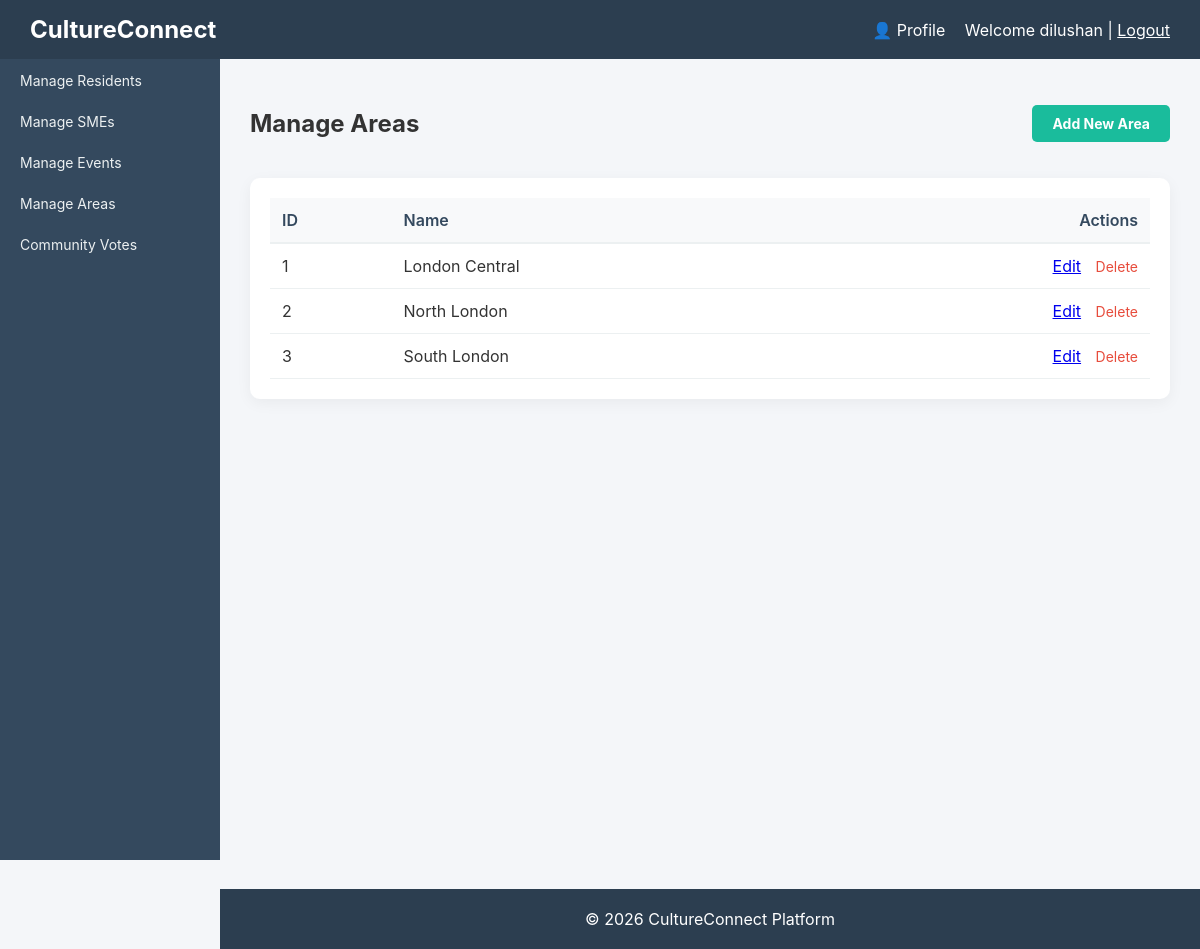
The app's page /areas (signed in) with its own data.
### tables this page shows
CREATE TABLE `areas` (
  `id` int(11) NOT NULL,
  `name` varchar(100) NOT NULL
);

### controllers/AreaController.php (called while the page is built, shortened)
<?php
require_once $_SERVER['DOCUMENT_ROOT'] . '/cultureconnect/models/Area.php';
class AreaController {
    public function index() {
        $areaModel = new Area();
        $stmt = $areaModel->readAll();
        require $_SERVER['DOCUMENT_ROOT'] . '/cultureconnect/views/areas/list_area.php';
    }
}
?>

### index.php (called while the page is built)
<?php
    require_once 'router.php';
?>

### models/Area.php (called while the page is built, shortened)
<?php
require_once $_SERVER['DOCUMENT_ROOT'] . '/cultureconnect/config/database.php';
class Area {
    private $conn;
    private $table_name = "areas";
    public function __construct() {
        $database = new Database();
        $this->conn = $database->getConnection();
    }
    public function readAll() {
        $query = "SELECT * FROM " . $this->table_name . " ORDER BY name ASC";
        $stmt = $this->conn->prepare($query);
        $stmt->execute();
        return $stmt;
    }
}
?>

### config/database.php (called while the page is built, shortened)
<?php
class Database {
    private $host = "localhost";
    private $db_name = "cultureconnect";
    private $username = "root";
    private $password = "";
    public function getConnection() {
        $this->conn = null;
        try {
            $this->conn = new PDO(
                "mysql:host=" . $this->host . ";dbname=" . $this->db_name,
                $this->username,
                $this->password
            );
            $this->conn->setAttribute(PDO::ATTR_ERRMODE, PDO::ERRMODE_EXCEPTION);
        } catch(PDOException $exception) {
            echo "Connection error: " . $exception->getMessage();
        }
        return $this->conn;
    }
}

### views/areas/list_area.php (the view)
<?php include($_SERVER['DOCUMENT_ROOT'] . '/cultureconnect/views/layouts/header.php'); ?>
<div class="content">
    <div class="flex-between mb-20">
        <h2>Manage Areas</h2>
        <a href="/cultureconnect/areas/add" class="btn btn-success">Add New Area</a>
    </div>
    <div class="activity">
        <table>
            <thead>
                <tr>
                    <th>ID</th>
                    <th>Name</th>
                    <th class="text-right">Actions</th>
                </tr>
            </thead>
            <tbody>
                <?php while ($row = $stmt->fetch(PDO::FETCH_ASSOC)): ?>
                    <tr>
                        <td><?php echo $row['id']; ?></td>
                        <td><?php echo $row['name']; ?></td>
                        <td class="text-right">
                            <a href="/cultureconnect/areas/edit?id=<?php echo $row['id']; ?>" class="btn-link mr-10">Edit</a>
                            <a href="/cultureconnect/areas/delete?id=<?php echo $row['id']; ?>" class="btn-link-danger" onclick="return confirm('Are you sure you want to delete this area?')">Delete</a>
                        </td>
                    </tr>
                <?php endwhile; ?>
            </tbody>
        </table>
    </div>
</div>
<?php include($_SERVER['DOCUMENT_ROOT'] . '/cultureconnect/views/layouts/footer.php'); ?>

### assets/css/style.css (style rules this page uses)
body { margin: 0; font-family: 'Inter', Arial, Helvetica, sans-serif; background: #f4f6f9; color: #333; }
.content { margin-left: 220px; padding: 30px; min-height: calc(100vh - 60px); }
.btn { display: inline-block; padding: 10px 20px; border-radius: 5px; text-decoration: none; font-weight: bold; cursor: pointer; border: none; transition: background 0.3s; font-size: 14px; text-align: center; }
.btn-success { background: #1abc9c; color: white; }
.btn-link-danger { color: #e74c3c; text-decoration: none; font-size: 14px; }
.mr-10 { margin-right: 10px; }
.activity { background: white; padding: 20px; border-radius: 10px; box-shadow: 0 4px 15px rgba(0,0,0,0.05); }
table { width: 100%; border-collapse: collapse; }
th { text-align: left; padding: 12px; background: #f8f9fa; color: #34495e; font-weight: 600; border-bottom: 2px solid #ecf0f1; }
td { padding: 12px; border-bottom: 1px solid #ecf0f1; vertical-align: middle; }
.text-right { text-align: right; }
.mb-20 { margin-bottom: 20px; }
.flex-between { display: flex; justify-content: space-between; align-items: center; }

### records on screen
areas: id "1", name "London Central"
areas: id "2", name "North London"
areas: id "3", name "South London"

### other values on screen
$_SESSION['username'] "dilushan"
